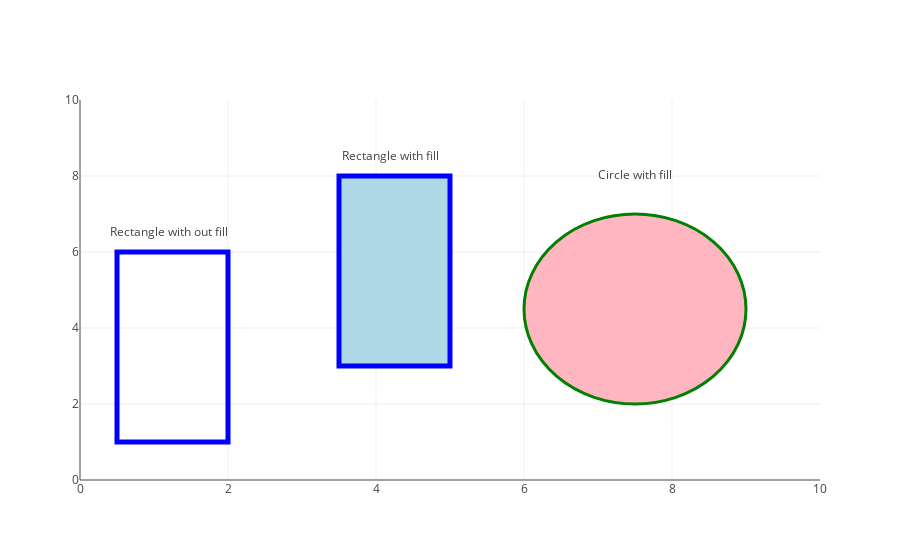

Here is the notebook cell this chart was saved with:
### Markdown cell above
**Plot the figures**

### Code cell
fig = {
    'data': data,
    'layout': layout,
}
offline.iplot(fig)

### Figure 1 — Plotly figure (JSON) as saved in the notebook; plotly's stock layout.template omitted (floating-point values rounded to 4 significant figures)
{"data": [{"mode": "text", "text": ["Rectangle with fill", "Circle with fill", "Rectangle with out fill"], "type": "scatter", "uid": "465fe7f6-9baf-11e8-b61f-6030d4660e22", "x": [4.2, 7.5, 1.2], "y": [8.5, 8, 6.5]}], "layout": {"shapes": [{"fillcolor": "lightblue", "line": {"color": "blue", "width": 5}, "type": "rect", "x0": 3.5, "x1": 5, "xref": "x", "y0": 3, "y1": 8, "yref": "y"}, {"line": {"color": "blue", "width": 5}, "type": "rect", "x0": 0.5, "x1": 2, "xref": "x", "y0": 1, "y1": 6, "yref": "y"}, {"fillcolor": "lightpink", "line": {"color": "green", "width": 3}, "type": "circle", "x0": 0.6, "x1": 0.9, "xref": "paper", "y0": 0.2, "y1": 0.7, "yref": "paper"}], "xaxis": {"range": [0, 10]}, "yaxis": {"range": [0, 10]}}}
